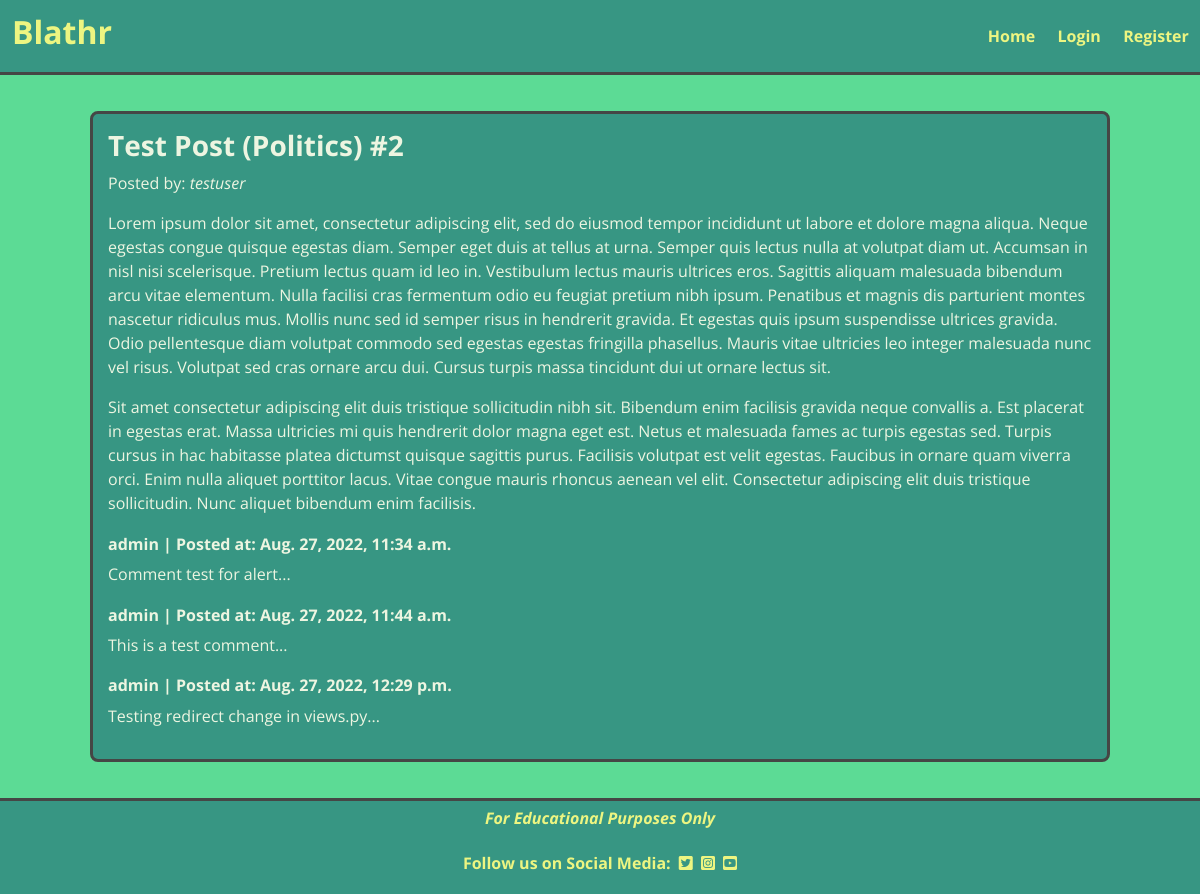
The page /post_detail/10/ on the database its author committed.
### posts/models.py (models this page shows, shortened)
class Post(models.Model):
    post_id = models.AutoField(primary_key=True)
    title = models.CharField(max_length=200, unique=True, blank=False,
                             null=False)
    author = models.ForeignKey(User, on_delete=models.CASCADE)
    created_date = models.DateTimeField(auto_now_add=True)
    content = models.TextField()
    category = models.ForeignKey(Category, on_delete=models.CASCADE)
    status = models.IntegerField(choices=STATUS, default=0)

class Comment(models.Model):
    post = models.ForeignKey(Post, on_delete=models.CASCADE,
                             related_name='comments')
    name = models.CharField(max_length=120)
    body = models.TextField()
    created_on = models.DateTimeField(auto_now_add=True)
    approved = models.BooleanField(default=False)
    class Meta:
        ordering = ['created_on']

### posts/views.py (the view, shortened to what this page needs)
# urls.py: path('post_detail/<post_id>/', post_detail, name='post_detail'),
def post_detail(request, post_id):
    post = Post.objects.get(post_id=post_id)
    comments = post.comments.filter(approved=True)
    print("request.method is " + request.method)
    return render(
        request,
        'post_detail.html',
        {
            'post': post,
            'comments': comments,
            'comment_form': CommentForm(),
         },
          )

### templates/post_detail.html (shortened to what this page needs)
{% extends 'base.html' %}
{% block content %}
{% load crispy_forms_tags %}
<div class="row" id="post-detail-row">
    <div class="col-10 border border-dark border-3 rounded-3" id="post-detail-col">
        <h3>{{ post.title }}</h3>
        <p>Posted by: <em>{{ post.author }}</em></p>
        <p>{{ post.content | safe }}</p>
        {% for comment in comments %}
        <div class="card-body">
            <h6>{{ comment.name }} | Posted at: {{ comment.created_on }}</h6>
            <p>{{ comment.body}}</p>
        </div>
        {% endfor %}
    </div>
    {% endblock %}

### static/css/style.css (style rules this page uses)
body { background-color: #5CDB95; font-family: 'Open Sans', sans-serif; margin: 0; overflow-x: hidden; padding: 0; }
h2, h3, h4, h5, h6, #navbar-logo { font-weight: bold; }
.card-body { margin-top: 2%; }
#post-detail-row { justify-content: center; margin-top: 3%; margin-bottom: 3%; }
#post-detail-col { color: #EDF5E1; background-color: #379683; padding: 15px }
#footer-container, .post-card, #header-container, #post-detail-col { border-color: #454645!important; }

### rows shown on the page
Post: title "Test Post (Politics) #2", author "testuser", content "Lorem ipsum dolor sit amet, consectetur adipiscing elit, sed do eiusmod tempor incididunt ut labore et dolore magna aliqua. Neque egestas congue quisque egestas diam. Semper eget duis at tellus at urna. Semper quis lectus nulla at volutpat diam ut. Accumsan in nisl nisi scelerisque. Pretium lectus quam id leo in. Vestibulum lectus mauris ultrices eros. Sagittis aliquam malesuada bibendum arcu vitae elementum. Nulla facilisi cras fermentum odio eu feugiat pretium nibh ipsum. Penatibus et magnis dis parturient montes nascetur ridiculus mus. Mollis nunc sed id semper risus in hendrerit gravida. Et egestas quis ipsum suspendisse ultrices gravida. Odio pellentesque diam volutpat commodo sed…"
Comment: name "admin", created_on "Aug. 27, 2022, 11:34 a.m.", body "Comment test for alert..."
Comment: name "admin", created_on "Aug. 27, 2022, 11:44 a.m.", body "This is a test comment..."
Comment: name "admin", created_on "Aug. 27, 2022, 12:29 p.m.", body "Testing redirect change in views.py..."
